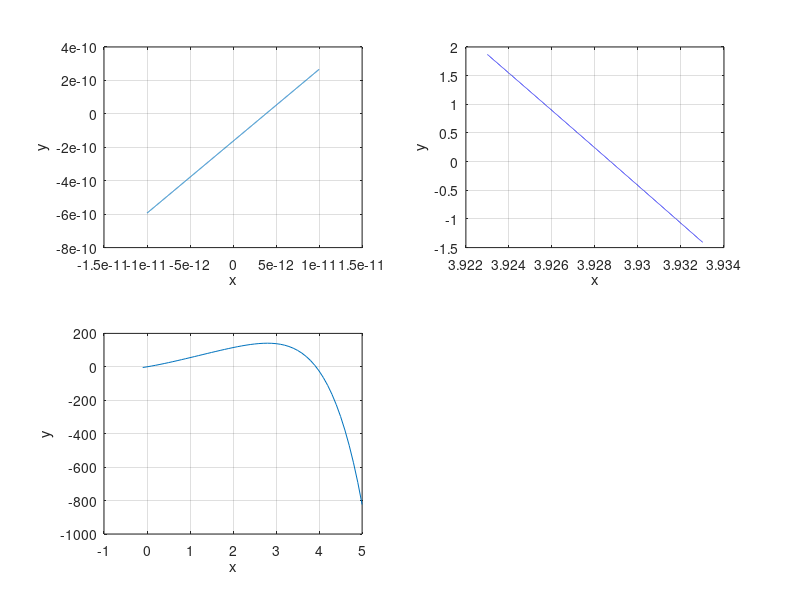

The MATLAB source for this figure:
%Fredrik Möller, Johan Kindlundh, SF1514

format long
disp('uppgift2')

disp('a ')
disp('Hur kan du med papper, penna och en enkel miniräknare (dvs icke graf-ritande)grovlokalisera den minsta och den största positiva roten? Gör det.')
disp('se papper')

disp('b')
disp('Rita sedan funktionen f(x) i MATLAB så att man tydligt ser var alla positiva rötterna ligger Man skall kunna utläsa 1-2 siffror i samtliga rötter.')

   %den större roten
   subplot(2,2,2)
   %Subplot delar  in plot förnstreti 2 rader, 2 kolummer
   x=3.923:0.000000001:3.933; 
   %spannet och intervallet i X-led vi plottar över
   y=(x.*62)-(((x+0.04+x.^2)./((x.*2)+1)).^7)-((x.*19).*exp(-x));
   %funktionen som plottas
   plot(x,y)
   xlabel('x')
   ylabel('y')
   grid on
  
   %den mindre roten
   subplot(2,2,1)
   x=-0.00000000001:0.00000000000001:0.00000000001;
   y=(x.*62)-(((x+0.04+x.^2)./((x.*2)+1)).^7)-((x.*19).*exp(-x));
   plot(x,y)
   xlabel('x')
   ylabel('y')
   grid on

   %hela funktionen för rötter mellan 0 till 5. dvs samtliga possetiva
   %rötter. 
   subplot(2,2,3)
   x=-0.1:0.1:5;
   y=(x.*62)-(((x+0.04+x.^2)./((x.*2)+1)).^7)-((x.*19).*exp(-x));
   plot(x,y)
   xlabel('x')
   ylabel('y')
   grid on

		
	
	
disp('c')
disp('Skriv sedan till MATLAB-kod för att bestämma alla rötterna noggrannt med Newtonsmetod. Alla rötter ska ha ett RELATIVFEL mindre än 10^−8.')

a = input('initiell aproximation:'); 
% 0.1 för den mindre roten och 4 för den större roten
a1=a+10;
% detta är bara ett värde för att kunna använda i whilesatsens krav, dvs vi skapar en till aproximation.
e = 10^(-8);
% e motsvarar det maximala tillåtna relativfelet
n = 200;
% n motsvarar antal iterationer som maximalt ska genomföras.
iteration = 1;
%itration ökar med +1 för varje loop/itration när itration=n (200) bryts loopen.
E=[a];
%i matris E sparas samtliga aproximationer. 

%newtons metod
while ((abs(a-a1))/(min(abs([a,a1]))))> e 
    %så länge det relativa felet är större än e fortsätter det skapas nya aproxiimationer 
   fa=(a.*62)-(((a+0.04+a.^2)./((a.*2)+1)).^7)-((a.*19).*exp(-a));
   %funktionen y, med variabel a istället för x.
   ga=(14*((a.^2+a+(1/25)).^7)/(2*a+1).^8)-(7*(a^2+a+(1/25)).^6)/(2*a+1)^6-19*exp(-a)+19*a*exp(-a)+62;
   %ga är derivatan av fa

   if ga==0
       %undviker divition med noll, genom att bryta när ga=0
       disp('Divition med noll');
       break;
   end

   b=a-(fa/ga);
  %skapar ny aproximation enligt newtons metod
  fprintf('iteration=%d\ta=%u f(a)=%u\n',iteration,a,fa);
  % skriver ut vilken itration som korresponderar till vilken aproximation
  % och erhållt funktionsvärde
   a1=a;
   a=b;
   %nästa aproximation tilldelas ett värde och föregående tilldelas till a1.
   E=[E,a];
   %uppdaterar matris E med ett till värde på a
   if iteration==n
       %bryter vid 200ande iterationen
      disp(' 200 itrationer genomförda, konvergerar ej med detta startvärde till kravsatt relativfel');
      break;
   end
   iteration = iteration + 1;
   %antal utförda itrationer
end
disp('Relativa felet:');
disp(((abs(a-a1))/(min(abs([a,a1])))))
disp('roten:');
disp(a);

disp('d')
disp('Hur definieras kvadratisk konvergens för en iterativ metod för ekvationslösning?')
disp('se papper')

disp('e')
disp('Bestäm konvergens-konstanten för den största roten.')
disp('konvergenskonstanten u för respektive itration:')
for i=1:length(E)-2
	% vi tar length(E)-2 för att ekvationen nedan kräver två efterföljande värden i E vektorn.
    % skulle vi ta length(E)-0 skulle konstanten bli =0
u=((abs(E(i+1)-E(length(E)))/(abs(E(i)-E(length(E))))));
fprintf('u%u %u\n',i+1,u);
end
disp('konvergensordningen p för respektive itration:')
for i=1:length(E)-3
    % vi tar length(E)-3 för att ekvationen nedan kräver två efterföljande värden i E vektorn.
    % skulle vi ta length(E)-0 skulle det inte finnas tillräckligt med
    % aproximationer att ta hänsyn till.
    n0=E(i); 
    n1=E(i+1); 
    n2=E(i+2); 
    n3=E(i+3); 
    p=(((log10(abs(n3-n2)))-(log10(abs(n2-n1))))/(log10(abs(n2-n1))-(log10(abs(n1-n0)))));
    fprintf('P%u %u\n',i+2,p);
end
disp('konvergeringskonstanten u efter 15/9 23:59')
    en=abs(E(length(E)-1)-E(length(E)-2));
    en1=abs(E(length(E))-E(length(E)-1)); 
    u=en1/(en.^p);
    disp(u);




